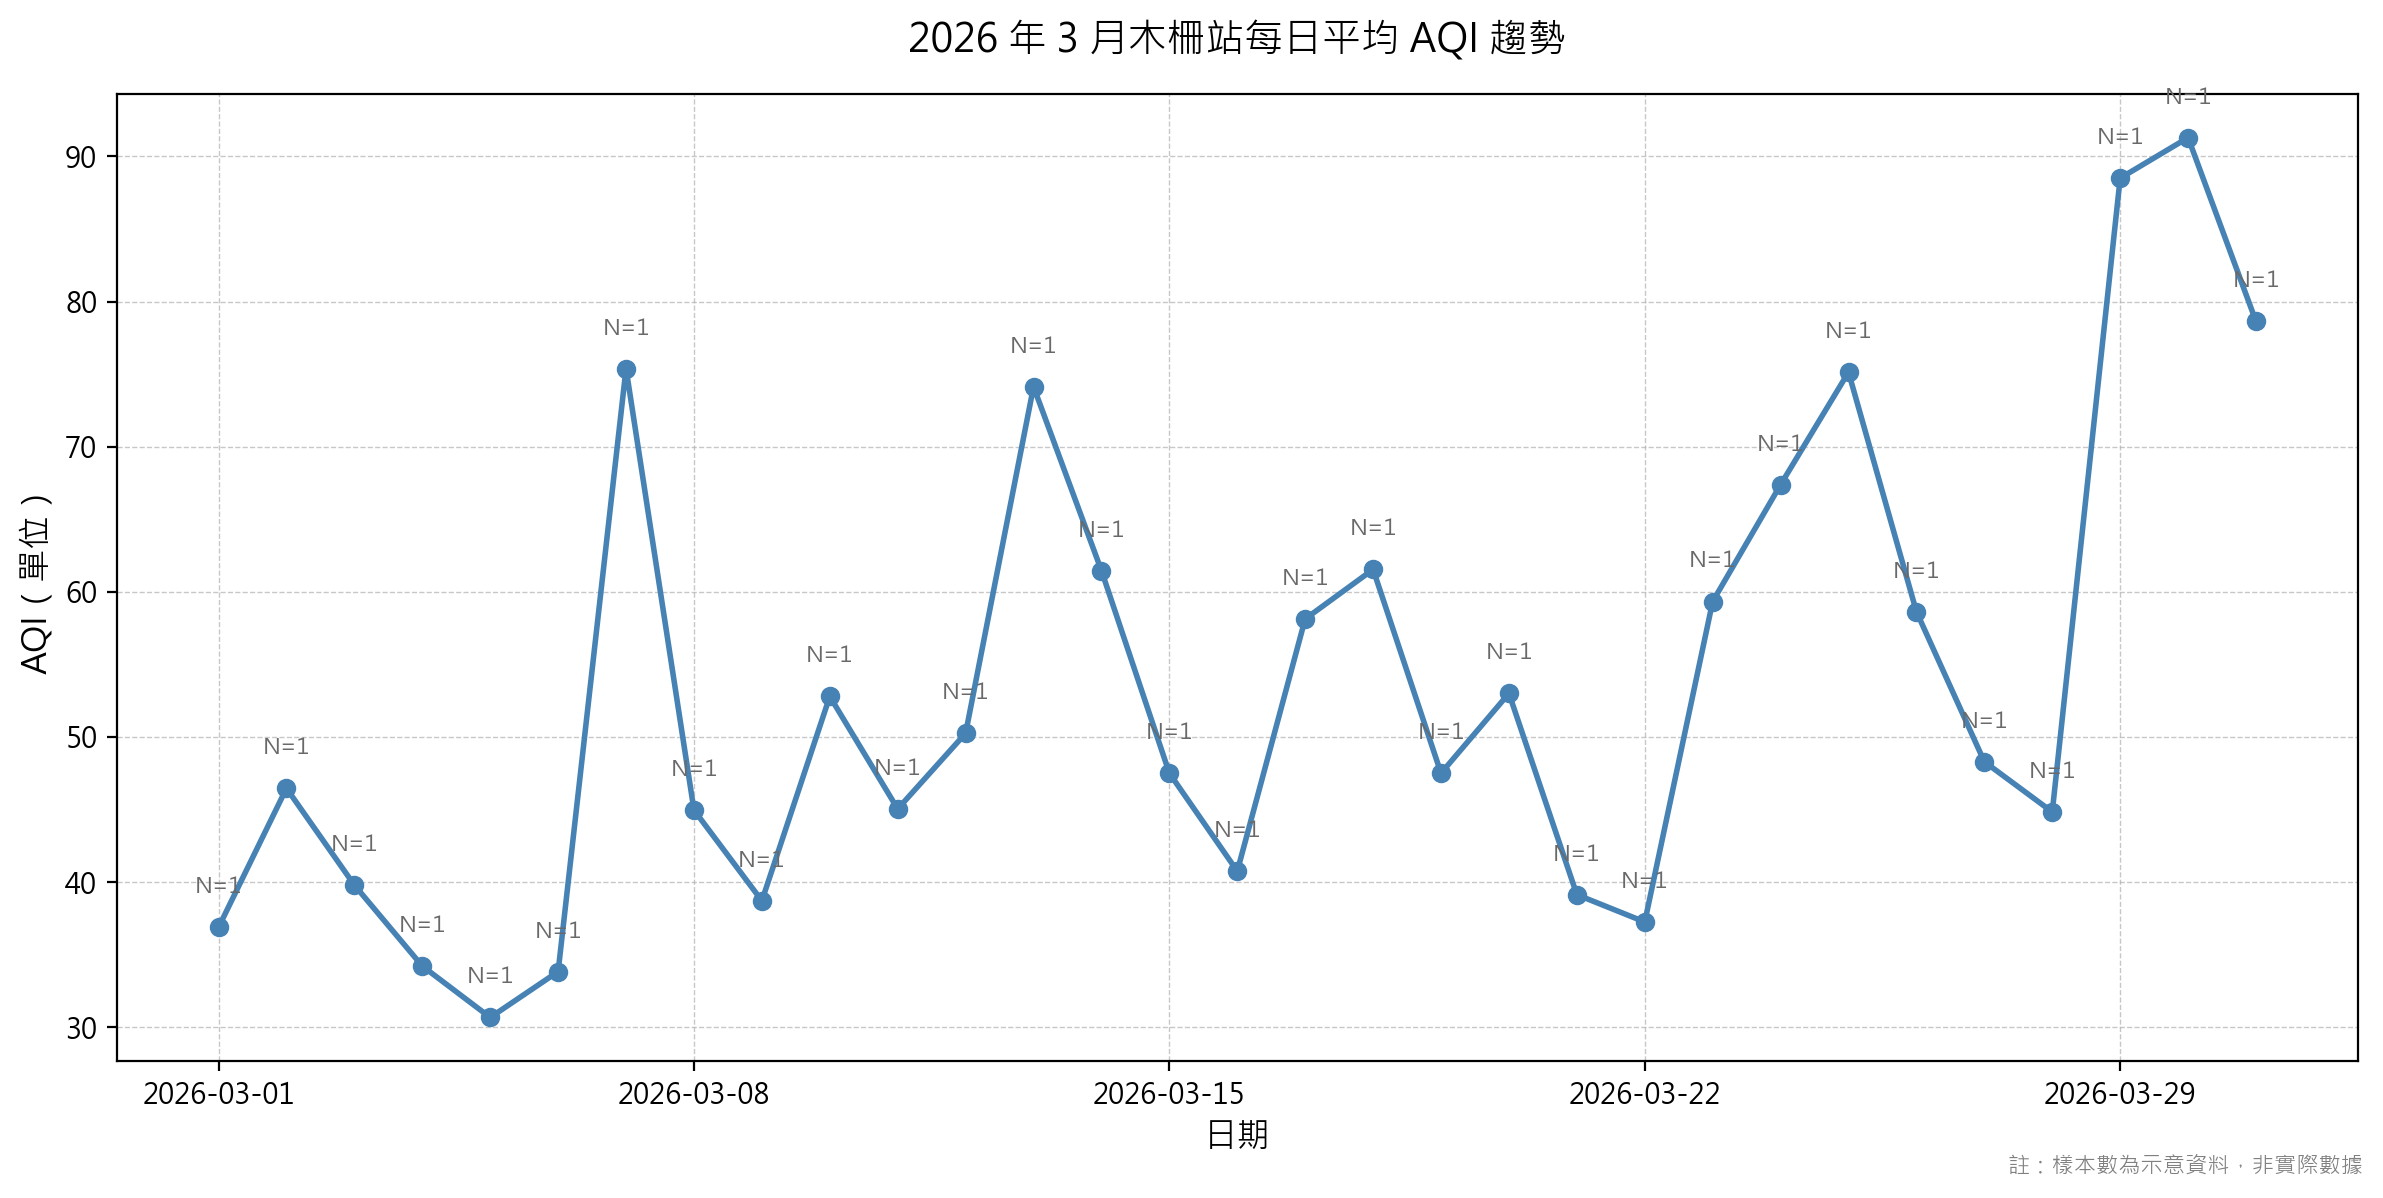

Here is the Python script that generated this plot:
OUTPUT_PATH = 'C:\\Users\\jon\\Desktop\\DL_AQI\\charts\\chart_71e8af60.png'
import matplotlib
matplotlib.use("Agg")
import matplotlib.pyplot as plt
import pandas as pd
import numpy as np

# 中文字型與負號設定
plt.rcParams["font.sans-serif"] = ["Noto Sans CJK TC", "Microsoft JhengHei", "PingFang TC", "Arial Unicode MS", "DejaVu Sans"]
plt.rcParams["axes.unicode_minus"] = False

# 資料定義
data = {
    "date": [
        "2026-03-01","2026-03-02","2026-03-03","2026-03-04","2026-03-05","2026-03-06","2026-03-07",
        "2026-03-08","2026-03-09","2026-03-10","2026-03-11","2026-03-12","2026-03-13","2026-03-14",
        "2026-03-15","2026-03-16","2026-03-17","2026-03-18","2026-03-19","2026-03-20","2026-03-21",
        "2026-03-22","2026-03-23","2026-03-24","2026-03-25","2026-03-26","2026-03-27","2026-03-28",
        "2026-03-29","2026-03-30","2026-03-31"
    ],
    "avg_actual_aqi": [
        36.88,46.46,39.79,34.21,30.67,33.83,75.38,
        44.96,38.71,52.79,45.04,50.25,74.13,61.46,
        47.5,40.75,58.13,61.54,47.5,53.0,39.13,
        37.25,59.33,67.38,75.13,58.63,48.29,44.83,
        88.5,91.29,78.63
    ]
}
df = pd.DataFrame(data)
df["date"] = pd.to_datetime(df["date"])

# 建立圖形
fig, ax = plt.subplots(figsize=(12, 6))

# 繪製折線圖與圓形標記
ax.plot(df["date"], df["avg_actual_aqi"], color="steelblue", marker="o", linewidth=2, markersize=6)

# 每點上方註記樣本數 (此處示意為 N=1)
for x, y in zip(df["date"], df["avg_actual_aqi"]):
    ax.text(x, y + 2, "N=1", ha="center", va="bottom", fontsize=8, color="dimgray")

# X 軸設定：每週顯示一次
ax.xaxis.set_major_locator(plt.MaxNLocator(integer=True))
ax.set_xticks(df["date"][::7])  # 每 7 天一個刻度
ax.set_xlabel("日期", fontsize=12)
ax.set_ylabel("AQI（單位）", fontsize=12)

# 標題與說明
ax.set_title("2026 年 3 月木柵站每日平均 AQI 趨勢", fontsize=14, pad=15)
ax.grid(True, which="both", linestyle="--", linewidth=0.5, alpha=0.7)

# 註記資料來源或說明
fig.text(0.99, 0.01, "註：樣本數為示意資料，非實際數據", ha="right", va="bottom", fontsize=8, color="gray")

plt.tight_layout()
plt.savefig(OUTPUT_PATH, dpi=200, bbox_inches="tight")
plt.close()
